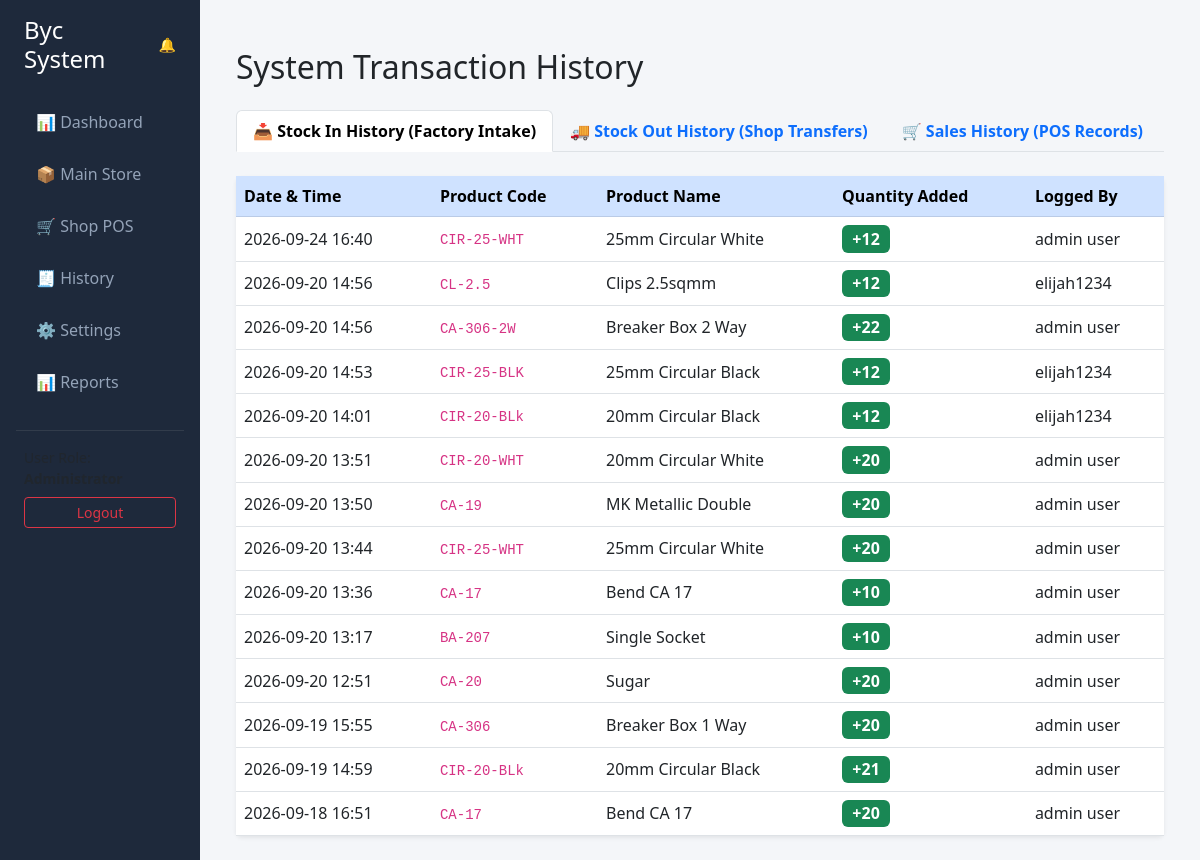
The app's page /sales-history/ (signed in) with its own data.
### core/models.py (models this page shows, shortened)
class StockIn(models.Model):
    product = models.ForeignKey(Product, on_delete=models.CASCADE)
    quantity = models.PositiveIntegerField()
    created_at = models.DateTimeField(auto_now_add=True)
    created_by = models.ForeignKey(User, on_delete=models.SET_NULL, null=True, blank=True)

class Product(models.Model):
    product_code = models.CharField(max_length=50, unique=True)
    product_name = models.CharField(max_length=150)
    category = models.CharField(max_length=100, blank=True, null=True)
    min_stock_level = models.PositiveIntegerField(default=10)
    default_unit_price = models.DecimalField(max_digits=12, decimal_places=2, default=0.00)
    created_at = models.DateTimeField(auto_now_add=True)

class User(AbstractUser):
    ROLE_CHOICES = (
        ('admin', 'Administrator'),
        ('main_store', 'Main Store Manager'),
        ('shop', 'Shop Cashier'),
    )
    role = models.CharField(max_length=20, choices=ROLE_CHOICES, default='shop')

### core/views.py (the view)
# urls.py: path('sales-history/', views.history_view, name='sales_history'),
@login_required
def history_view(request):
    stock_in_history = StockIn.objects.select_related('product', 'created_by').order_by('-created_at')
    stock_out_history = StockOut.objects.select_related('product', 'created_by').order_by('-created_at')
    sales_history = Sale.objects.select_related('customer', 'cashier').prefetch_related('items__product').order_by('-created_at')
    return render(request, 'core/history.html', {
        'stock_in_history': stock_in_history,
        'stock_out_history': stock_out_history,
        'sales_history': sales_history,
    })

### core/templates/core/history.html (shortened to what this page needs)
{% extends 'core/base.html' %}
{% block content %}
<div class="container mt-4">
    <h2 class="mb-4">System Transaction History</h2>
    <ul class="nav nav-tabs mb-4" id="historyTabs" role="tablist">
        <li class="nav-item" role="presentation">
            <button class="nav-link active fw-bold" id="stock-in-tab" data-bs-toggle="tab" data-bs-target="#stock-in" type="button" role="tab">
                📥 Stock In History (Factory Intake)
            </button>
        </li>
        <li class="nav-item" role="presentation">
            <button class="nav-link fw-bold" id="stock-out-tab" data-bs-toggle="tab" data-bs-target="#stock-out" type="button" role="tab">
                🚚 Stock Out History (Shop Transfers)
            </button>
        </li>
        <li class="nav-item" role="presentation">
            <button class="nav-link fw-bold" id="sales-history-tab" data-bs-toggle="tab" data-bs-target="#sales-history" type="button" role="tab">
                🛒 Sales History (POS Records)
            </button>
        </li>
    </ul>
    <div class="tab-content" id="historyTabsContent">
        <div class="tab-pane fade show active" id="stock-in" role="tabpanel">
            <div class="card shadow-sm border-0">
                <div class="card-body p-0">
                    <div class="table-responsive">
                        <table class="table table-hover align-middle mb-0">
                            <thead class="table-primary">
                                <tr>
                                    <th>Date & Time</th>
                                    <th>Product Code</th>
                                    <th>Product Name</th>
                                    <th>Quantity Added</th>
                                    <th>Logged By</th>
                                </tr>
                            </thead>
                            <tbody id="stock-in-tbody">
                                {% for item in stock_in_history %}
                                <tr>
                                    <td>{{ item.created_at|date:"Y-m-d H:i" }}</td>
                                    <td><code>{{ item.product.product_code|default:"N/A" }}</code></td>
                                    <td>{{ item.product.product_name }}</td>
                                    <td><span class="badge bg-success fs-6">+{{ item.quantity }}</span></td>
                                    <td>{{ item.created_by.username|default:"System" }}</td>
                                </tr>
                                {% empty %}
                                <tr>
                                    <td colspan="5" class="text-center text-muted py-4">No Stock In records found.</td>
                                </tr>
                                {% endfor %}
                            </tbody>
                        </table>
                    </div>
                </div>
            </div>
        </div>
    </div>
</div>
{% endblock %}

### core/templates/core/base.html (style rules this page uses)
body { background-color: #f4f6f9; font-family: 'Segoe UI', Tahoma, Geneva, Verdana, sans-serif; }

### records on screen
StockIn: created_at "2026-09-24 16:40", product.product_code "CIR-25-WHT", product.product_name "25mm Circular White", quantity "12", created_by.username "admin user"
StockIn: created_at "2026-09-20 14:56", product.product_code "CL-2.5", product.product_name "Clips 2.5sqmm", quantity "12", created_by.username "elijah1234"
StockIn: created_at "2026-09-20 14:56", product.product_code "CA-306-2W", product.product_name "Breaker Box 2 Way", quantity "22", created_by.username "admin user"
StockIn: created_at "2026-09-20 14:53", product.product_code "CIR-25-BLK", product.product_name "25mm Circular Black", quantity "12", created_by.username "elijah1234"
StockIn: created_at "2026-09-20 14:01", product.product_code "CIR-20-BLk", product.product_name "20mm Circular Black", quantity "12", created_by.username "elijah1234"
StockIn: created_at "2026-09-20 13:51", product.product_code "CIR-20-WHT", product.product_name "20mm Circular White", quantity "20", created_by.username "admin user"
StockIn: created_at "2026-09-20 13:50", product.product_code "CA-19", product.product_name "MK Metallic Double", quantity "20", created_by.username "admin user"
StockIn: created_at "2026-09-20 13:44", product.product_code "CIR-25-WHT", product.product_name "25mm Circular White", quantity "20", created_by.username "admin user"
StockIn: created_at "2026-09-20 13:36", product.product_code "CA-17", product.product_name "Bend CA 17", quantity "10", created_by.username "admin user"
StockIn: created_at "2026-09-20 13:17", product.product_code "BA-207", product.product_name "Single Socket", quantity "10", created_by.username "admin user"
StockIn: created_at "2026-09-20 12:51", product.product_code "CA-20", product.product_name "Sugar", quantity "20", created_by.username "admin user"
StockIn: created_at "2026-09-19 15:55", product.product_code "CA-306", product.product_name "Breaker Box 1 Way", quantity "20", created_by.username "admin user"
StockIn: created_at "2026-09-19 14:59", product.product_code "CIR-20-BLk", product.product_name "20mm Circular Black", quantity "21", created_by.username "admin user"
StockIn: created_at "2026-09-18 16:51", product.product_code "CA-17", product.product_name "Bend CA 17", quantity "20", created_by.username "admin user"
